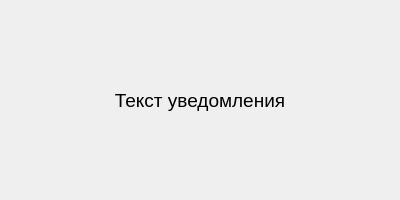
<?xml version="1.0" encoding="UTF-8"?>
<ui version="4.0">
 <class>TaskNotification</class>
 <widget class="QWidget" name="TaskNotification">
  <property name="geometry"><rect><x>0</x><y>0</y><width>400</width><height>200</height></rect></property>
  <property name="windowTitle"><string>Напоминание</string></property>
  <layout class="QVBoxLayout" name="mainLayout">
    <item>
      <widget class="QLabel" name="InfoTask_label">
        <property name="text"><string>Текст уведомления</string></property>
        <property name="alignment"><set>Qt::AlignCenter</set></property>
        <property name="styleSheet"><string>font-size: 14pt; padding: 20px;</string></property>
      </widget>
    </item>
  </layout>
 </widget>
 <resources/>
 <connections/>
</ui>
